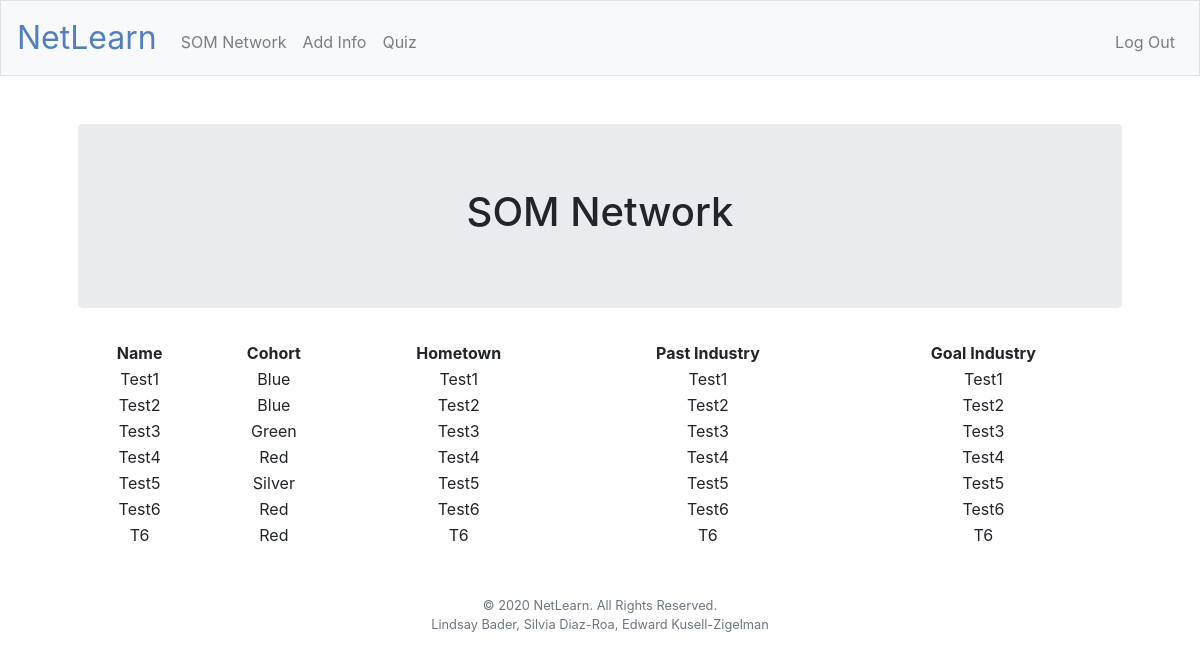
Page / (signed in) on the earlier database version.
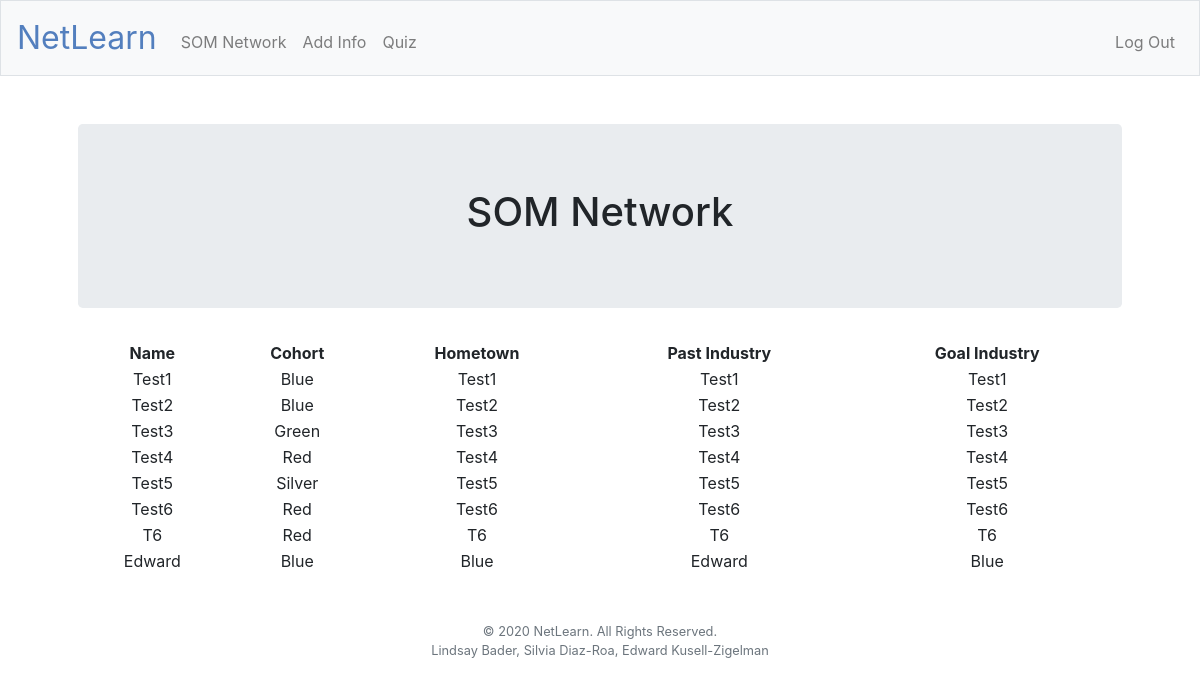
Same page on the later database version.
### tables this page shows
CREATE TABLE network (id INTEGER, name TEXT, cohort TEXT, hometown TEXT, past_industry TEXT, goal_industry TEXT, PRIMARY KEY(id));

### application.py (the view)
@app.route("/")
@login_required
def SOM_network():
    network = db.execute("SELECT * FROM network")
    return render_template("SOM_network.html", network = network)

### application.py (called while the page is built)
@app.after_request
def after_request(response):
    response.headers["Cache-Control"] = "no-cache, no-store, must-revalidate"
    response.headers["Expires"] = 0
    response.headers["Pragma"] = "no-cache"
    return response

### helpers.py (called while the page is built)
def login_required(f):
    @wraps(f)
    def decorated_function(*args, **kwargs):
        if session.get("user_id") is None:
            return redirect("/login")
        return f(*args, **kwargs)
    return decorated_function

### templates/SOM_network.html (shortened to what this page needs)
{% extends "layout.html" %}
{% block main %}
            <div class="jumbotron">
            <h1>SOM Network</h1>
            </div>
                <table style="width: 100%">
                    <thead>
                        <tr>
                            <th>Name</th>
                            <th>Cohort</th>
                            <th>Hometown</th>
                            <th>Past Industry</th>
                            <th>Goal Industry</th>
                        </tr>
                    </thead>
                    <tbody>
                        {% for row in network %}
                            <tr>
                                <td> {{ row.name}} </td>
                                <td> {{ row.cohort}} </td>
                                <td> {{ row.hometown}} </td>
                                <td> {{ row.past_industry}} </td>
                                <td> {{ row.goal_industry}} </td>
                            </tr>
                        {% endfor %}
                    </tbody>
                </table>
{% endblock %}

### templates/layout.html (shortened to what this page needs)
<!DOCTYPE html>
<html lang="en">
    <head>
        <link rel="stylesheet" href="https://cdn.jsdelivr.net/npm/bootstrap@4.5.3/dist/css/bootstrap.min.css">
        <link href="/static/styles.css" rel="stylesheet">
    </head>
    <body>
        <nav class="navbar navbar-expand-md navbar-light bg-light border">
            <a class="navbar-brand" href="/"><span class="blue">NetLearn</span></a>
            <div class="collapse navbar-collapse" id="navbar">
                {% if session.user_id %}
                    <ul class="navbar-nav mr-auto mt-2">
                        <li class="nav-item"><a class="nav-link" href="/">SOM Network</a></li>
                        <li class="nav-item"><a class="nav-link" href="/add_info">Add Info</a></li>
                        <li class="nav-item"><a class="nav-link" href="/quiz">Quiz</a></li>
                    </ul>
                    <ul class="navbar-nav ml-auto mt-2">
                        <li class="nav-item"><a class="nav-link" href="/logout">Log Out</a></li>
                    </ul>
                {% else %}
                    <ul class="navbar-nav ml-auto mt-2">
                        <li class="nav-item"><a class="nav-link" href="/create_account">Create Account</a></li>
                        <li class="nav-item"><a class="nav-link" href="/login">Log In</a></li>
                    </ul>
                {% endif %}
            </div>
        </nav>
        <main class="container p-5">
            {% block main %}{% endblock %}
        </main>
        <footer class="small text-center text-muted">
            &#169; 2020 NetLearn. All Rights Reserved.
            <br>
            Lindsay Bader, Silvia Diaz-Roa, Edward Kusell-Zigelman
        </footer>
    </body>
</html>

### static/styles.css (style rules this page uses)
nav .navbar-brand { font-size: xx-large; }
nav .navbar-brand .blue { color: #537fbe; }
main { overflow-x: auto; text-align: center; }

Differences in the rows shown:
added network: name "Edward", cohort "Blue", hometown "Blue", past_industry "Edward", goal_industry "Blue"
